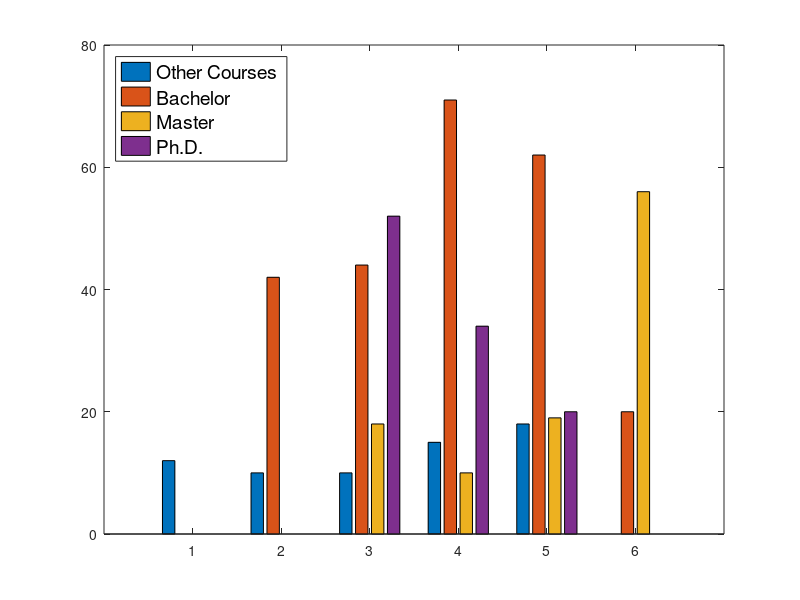

This figure's MATLAB source: (Note: this script raises an error after producing the figure.)
%% Plot ORE figure

clear; clc; close all;

ORE = [12,0,0,0;10,42,0,0;10,44,18,52;15,71,10,34;18,62,19,20;0,20,56,0];
X = ["2019/20" "2020/21" "2021/22" "2022/23" "2023/24" "2024/25"];
Xticklabels = {"2019/20" "2020/21" "2021/22" "2022/23" "2023/24" "2024/25"};
Xnum = [1:6];

%h = figure(1);
figure('Position',[899 743 1101 293]);
bar(Xnum,ORE)
legend({'Other Courses','Bachelor','Master','Ph.D.'}, ...
    'Location','northwest','FontSize',14)
xticklabels(X)

% Put numbers
nModel = size(ORE,1);
nCat = size(ORE,2);
xPosAmpl = 0.3682626-0.3298725*exp(-0.407004*(nCat-1)); % position amplitude
xPosInc = 2*xPosAmpl/(nCat-1);
modelNames = [];
for idxModel=1:nCat
    bar_xPos = 1:nModel;
    if nModel~=1
        bar_xPos = bar_xPos-xPosAmpl+(idxModel-1)*xPosInc;
    end
    text(bar_xPos,ORE(:,idxModel)',num2str(ORE(:,idxModel),...
        '%d'),'vert','bottom','horiz','center','FontSize',10); 
end

% Save Figure to File
set(gca,'Color','white')
export_fig('ore.png')